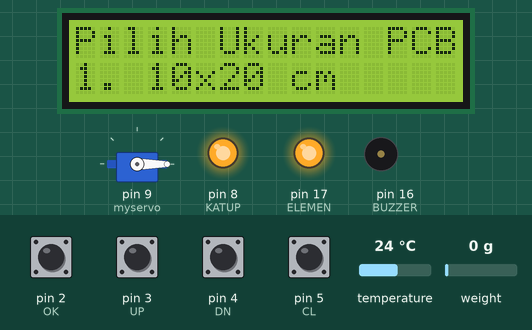
Recording of a sketch running on a simulated Arduino Uno, built with avr-gcc and run on an emulated ATmega328P. On the bench: 16×2 character LCD, servo, output pins drawn as LEDs (lit = HIGH), buzzer (waves = sounding, pin HIGH). The inputs (shaded band) are chosen by the test bench; at power-on: pin 2 (OK), pin 3 (UP), pin 4 (DN), pin 5 (CL) HIGH, temperature 24 °C, weight on the scale 0 g. What the sketch prints to the serial monitor is not drawn.

Above: at 3.6 s.
3.7 s: pin 2 (OK) pulled LOW for 1 s
At 4.34 s:
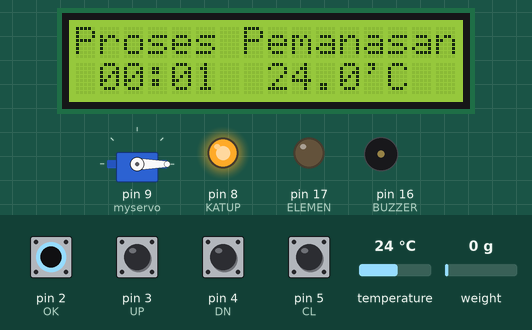
At 5.0 s:
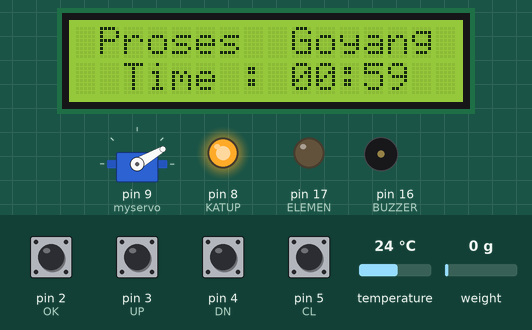
Timing chart, 0 to 12.2 s (numbered marks = the images above; inputs shaded):
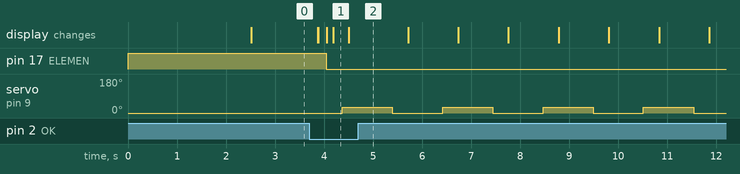

The sketch:

all_program.ino
```cpp
#include<HX711_ADC.h>
#include<EEPROM.h>

#include <Wire.h>
#include<LiquidCrystal_I2C.h>

#include <DallasTemperature.h>
#include <OneWire.h>

#include <Servo.h>

#define OK 2
#define UP 3
#define DN 4
#define CL 5
#define KATUP 8
#define ELEMEN 17
#define BUZZER 16
#define ON 0
#define OFF 1


const int beratFeCl3_1 = 100;// gram
const int beratFeCl3_2 = 50; // gram
const int beratFeCl3_3 = 25; // gram

const float standartSuhu = 40; // celcius
const int waktuTuang = 10; // detik
const int waktuGoyang_1 = 20; // menit
const int waktuGoyang_2 = 15; // menit
const int waktuGoyang_3 = 10; // menit
const int derajat = 30; // derajat

int menit=1,detik=0,pos = 0;

int tmpLoop = 0;


Servo myservo;
LiquidCrystal_I2C lcd(0x27,16,2);
char bufferLCD[16];


//variable and function sensor suhu
OneWire wiring(7);
DallasTemperature sensor(&wiring);

float suhu() {
  sensor.setResolution(9);
  sensor.requestTemperatures();
  float dataSuhu = sensor.getTempCByIndex(0);
  return dataSuhu;
}


// variable and function sensor loadcell

const int HX711_dout = A0;
const int HX711_sck = A1;
HX711_ADC LoadCell(HX711_dout, HX711_sck);
const int calVal_eepromAdress = 0;
long t;

void loadCellInit(){
  pinMode(HX711_dout, INPUT);
  delay(10);
  LoadCell.begin();
  float calibrationValue;
  calibrationValue = 696.0;
  EEPROM.get(calVal_eepromAdress, calibrationValue);
  long stabilizingtime = 2000;
  boolean _tare = true;
  LoadCell.start(stabilizingtime, _tare);
  if (LoadCell.getTareTimeoutFlag()) {
    Serial.println("Timeout, cek kabel MCU>HX711 pastikan sudah tepat");
    while (1);
  }
  else {
    LoadCell.setCalFactor(calibrationValue);
    Serial.println("Startup selesai");
  }
}

int tombol(){
 int ok = digitalRead(OK);
 int up = digitalRead(UP);
 int dn = digitalRead(DN);
 int cl = digitalRead(CL);

 if (ok == 0){
  delay(150);
  Serial.println("ok");
  return 1;
 }else if(up == 0){
  delay(150);
  Serial.println("up");
  return 2;
 }else if(dn == 0){
  delay(150);
  Serial.println("down");
  return 3;
 }else if(cl == 0){
  delay(150);
  Serial.println("cancel");
  return 4;
 }else{
  return 0;
 }
}

int PCB, opsiPCB = 1;

void pilihPCB(){

  lcd.setCursor(0,0);
  lcd.print("Pilih Ukuran PCB : ");
  lcd.setCursor(0,1);

  int opsi = tombol();

  if (opsi == 1){
   lcd.clear();
   tmpLoop = 1;
  }else if(opsi == 2){
    opsiPCB++;
  }else if(opsi == 3){
    opsiPCB--;
  }

  if (opsiPCB > 3) opsiPCB = 1;
  if (opsiPCB < 1) opsiPCB = 3;

  if(opsiPCB == 1)
    lcd.print("1. 10x20 cm");
  else if(opsiPCB == 2)
    lcd.print("2. 10x10 cm");
  else if(opsiPCB == 3)
    lcd.print("3. 10x5 cm");
}

void opsiTimbang(){
  lcd.setCursor(0,0);
  int pcb = opsiPCB;
  if(pcb == 1){
   sprintf(bufferLCD, "FeCl3 : %d gr",beratFeCl3_1);
  }else if(pcb == 2){
   sprintf(bufferLCD, "FeCl3 : %d gr",beratFeCl3_2);
  }else if(pcb == 3){
   sprintf(bufferLCD, "FeCl3 : %d gr",beratFeCl3_3);
  }
  lcd.print(bufferLCD);

  int opsi = tombol();
  if (opsi == 1){
    lcd.clear();
    tmpLoop = 2;
  }
  if(opsi == 4){
    lcd.clear();
    tmpLoop = 0;
  }
}
void timbang(){
  opsiTimbang();
  static boolean newDataReady = 0;
  const int serialPrintInterval = 0;
  if (LoadCell.update()) newDataReady = true;
  if (newDataReady) {
    if (millis() > t + serialPrintInterval) {
      int i = LoadCell.getData();
      if(i<0){
        i=0;
      }
      lcd.setCursor(0,1);
      sprintf(bufferLCD, "Berat : %03d gr",i);
      lcd.print(bufferLCD);
      newDataReady = 0;
      t = millis();
    }
  }

}

void pemanas(){

  digitalWrite(ELEMEN, ON);
  float Suhu = suhu();
  if (Suhu > standartSuhu){
   digitalWrite(ELEMEN, OFF);
   digitalWrite(BUZZER, 1);
   digitalWrite(KATUP, ON);
   delay(waktuTuang*1000);
   digitalWrite(ELEMEN, OFF);
   digitalWrite(BUZZER, 0);
   digitalWrite(KATUP, OFF);
   lcd.clear();
   if (opsiPCB == 1) menit = waktuGoyang_1;
   else if (opsiPCB == 2) menit = waktuGoyang_2;
   else if (opsiPCB == 3) menit = waktuGoyang_3;
   tmpLoop = 3;
  }

  static uint32_t pM;
  static uint32_t x;
  if ((millis() - pM) > 1000) {

    pM = millis();
    x++;
  }
  char tmp[5];
  dtostrf(Suhu, -3, 1, tmp);
  int t = x;

  lcd.setCursor(0,0);
  lcd.print("Proses Pemanasan");
  lcd.setCursor(0,1);
  sprintf(bufferLCD," %02d:%02d  %s'C",t/60,t%60,tmp);
  lcd.print(bufferLCD);

  int opsi = tombol();
  if (opsi == 1){
    lcd.clear();
    tmpLoop = 3;
  }
  if(opsi == 4){
    lcd.clear();
    tmpLoop = 1;
  }
}


void goyang(){

  static uint32_t pM;
  uint32_t cM = millis();
  lcd.setCursor(0,0);
  lcd.print(" Proses  Goyang ");
  lcd.setCursor(0,1);
  lcd.print("  Time :  ");
  lcd.setCursor(9,1);
  sprintf(bufferLCD, "%02d:%02d ", menit, detik);
  lcd.print(bufferLCD);

  if (detik == 60) {
    detik = 0;
  }

  if (cM - pM >= 1000) {
    pM = cM;
    detik--;

    if ((detik % 2) == 0) pos-=derajat;
    else pos+=derajat;
    myservo.write(pos);

    if (menit == 0 && detik < 0) {
        digitalWrite(BUZZER, 1);
        delay(2000);
        digitalWrite(BUZZER, 0);
        tmpLoop=0;
      }
    Serial.println(pos);

    }

    if (detik < 0) {
      detik = 59;
      menit--;
    }

}

void setup() {

  pinMode(OK, INPUT_PULLUP);
  pinMode(UP, INPUT_PULLUP);
  pinMode(DN, INPUT_PULLUP);
  pinMode(CL, INPUT_PULLUP);

  pinMode(KATUP,  OUTPUT);
  pinMode(ELEMEN, OUTPUT);
  pinMode(BUZZER, OUTPUT);

  digitalWrite(KATUP,OFF);
  digitalWrite(ELEMEN,OFF);
  digitalWrite(BUZZER,0);


  Serial.begin(9600);

  lcd.begin();

  sensor.begin();

  loadCellInit();

  myservo.attach(9);
  myservo.write(0);

  lcd.setCursor(0,0);

}

void loop() {

  if(tmpLoop == 0)
    pilihPCB();
  else if(tmpLoop == 1){
    timbang();
  }else if(tmpLoop == 2){
    pemanas();
  }else if(tmpLoop == 3){
    goyang();
  }

}
```

Measured:
- after the input at 3.7 s, pin 17 (ELEMEN): HIGH → LOW after 0.35 s; servo on pin 9 (myservo): alternates 30° for 1.0 s and 0° for 1.0 s, starting after 0.67 s; the display: first changes after 0.17 s (image 1 shows a later state)
